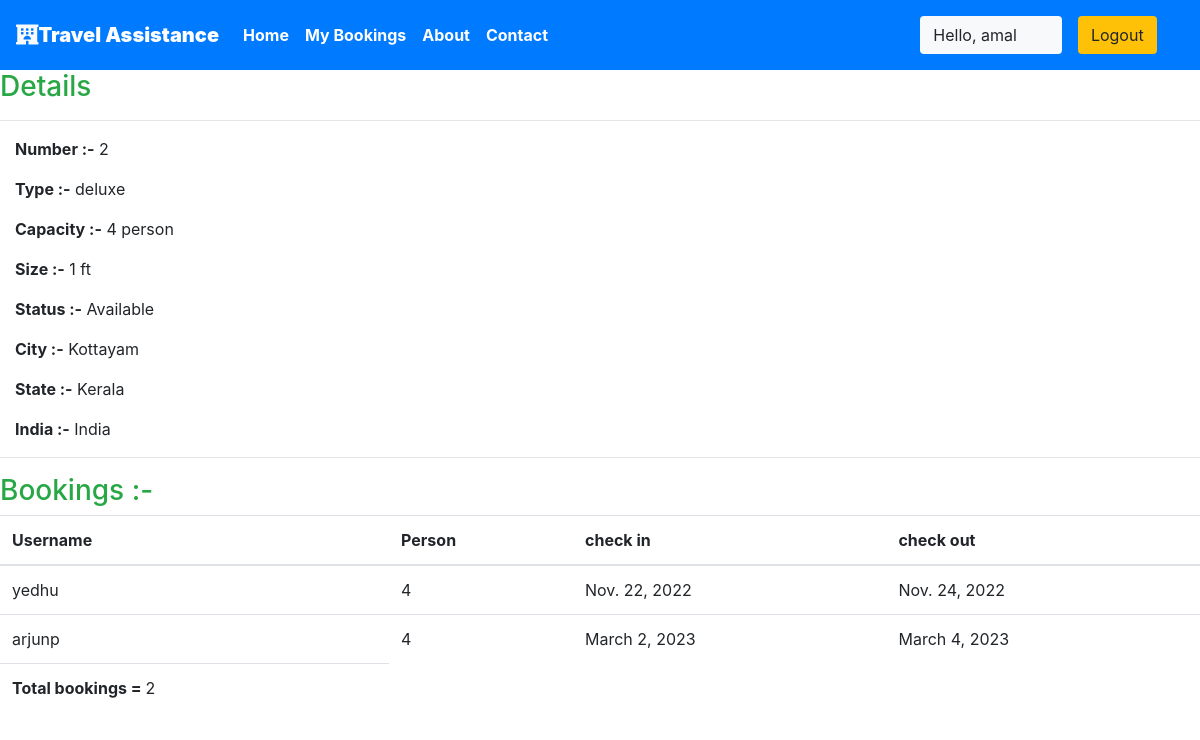
/staff/panel/view-room?roomid=10 (signed in), run on the app's committed database.
### krishna/models.py (models this page shows, shortened)
class Rooms(models.Model):
    ROOM_STATUS = (
    ("1", "available"),
    ("2", "not available"),
    )
    ROOM_TYPE = (
    ("1", "premium"),
    ("2", "deluxe"),
    ("3","basic"),
    )
    room_type = models.CharField(max_length=50,choices = ROOM_TYPE)
    capacity = models.IntegerField()
    price = models.IntegerField()
    size = models.IntegerField()
    hotel = models.ForeignKey(Hotels, on_delete = models.CASCADE)
    status = models.CharField(choices =ROOM_STATUS,max_length = 15)
    roomnumber = models.IntegerField()

class Hotels(models.Model):
    name = models.CharField(max_length=30)
    owner = models.CharField(max_length=20)
    location = models.CharField(max_length=50)
    state = models.CharField(max_length=50,default="Kerala")
    country = models.CharField(max_length=50,default="India")

class Reservation(models.Model):
    check_in = models.DateField(auto_now =False)
    check_out = models.DateField()
    room = models.ForeignKey(Rooms, on_delete = models.CASCADE)
    guest = models.ForeignKey(User, on_delete= models.CASCADE)
    booking_id = models.CharField(max_length=100,default="null")

### krishna/views.py (the view)
# urls.py: path('staff/panel/view-room', views.view_room),
@login_required(login_url='/staff')
def view_room(request):
    room_id = request.GET['roomid']
    room = Rooms.objects.all().get(id=room_id)
    reservation = Reservation.objects.all().filter(room=room)
    return HttpResponse(render(request,'staff/viewroom.html',{'room':room,'reservations':reservation}))

### templates/staff/viewroom.html
 {% extends 'basic.html' %} {% block title %}View Room {% endblock title %} {% block body %}
<h3 class="text-success"> Details</h3>
<hr>
<div class="container mx-0 ">
    <p><b>Number :-</b> {{room.roomnumber}}</p>
    <p><b>Type :-</b> {{room.get_room_type_display}}</p>
    <p><b>Capacity :-</b> {{room.capacity}} person</p>
    <p><b>Size :-</b> {{room.size}} ft</p>
    <p><b>Status :-</b> {{room.get_status_display| capfirst}} </p>
    <p><b>City :-</b> {{room.hotel.location| capfirst}} </p>
    <p><b>State :-</b> {{room.hotel.state| capfirst}} </p>
    <p><b>India :-</b> {{room.hotel.country| capfirst}} </p>
</div>
<hr> {% if reservations %}
<h3 class="text-success">Bookings :-</h3>
<table class="table">
    <thead>
        <th>Username</th>
        <th>Person</th>
        <th>check in</th>
        <th>check out</th>
    </thead>
    {% for each_detail in reservations %}
    <tr>
        <td>{{each_detail.guest.username}}</td>
        <td>{{each_detail.room.capacity}}</td>
        <td>{{each_detail.check_in}}</td>
        <td>{{each_detail.check_out}}</td>
    </tr>
    {% endfor %}
    <tr>
        <td><b>Total bookings = </b>{{reservations | length}}</td>
    </tr>
</table>
{% else %}
<p>No details found</p>
{% endif %} {% endblock body %}

### templates/basic.html (shortened to what this page needs)
{% load static %}
<!DOCTYPE html>
<!DOCTYPE html>
<html lang="en">
<head>
    <link rel="stylesheet" href="https://use.fontawesome.com/releases/v5.7.0/css/all.css">
    <link rel="stylesheet" href="{% static 'bootstrap\bootstrap.css' %}">
    <link rel="stylesheet" href="https://maxcdn.bootstrapcdn.com/bootstrap/4.5.0/css/bootstrap.min.css" >
</head>
<body style="dbackground-image: url('https://source.unsplash.com/random');height: 100%;">
    <div class="container-fluid px-0">
        <nav class="navbar navbar-expand-lg navbar-dark bg-primary font-weight-bold">
            <a class="navbar-brand text-bold bg-primary" href="/"><i class="fas fa-hotel text-light"></i><b>Travel Assistance</b></a>
            <div class="collapse navbar-collapse " id="navbarSupportedContent">
                <ul class="navbar-nav mr-auto ">
                    <li class="nav-item active">
                        <a class="nav-link text-bold " href="/home"> Home</a>
                    </li>
                    {% if user.is_staff %}
                    <li class="nav-item active">
                        <a class="nav-link text-bold" href="/staff/panel">Dashboard </a>
                    </li>
                    {% elif user.is_staff == False and user.is_authenticated %}
                    <li class="nav-item active">
                            <a class="nav-link text-bold" href="/user/bookings">My Bookings </a>
                        </li>
                    {% endif %}
                    <li class="nav-item active">
                        <a class="nav-link text-bold" href="/about">About</a>
                    </li>
                    <li class="nav-item active">
                        <a class="nav-link text-bold" href="/contact">Contact </a>
                    </li>
                </ul>
                {% if user.is_authenticated %}
                      <button class="btn btn-group bg-light" data-toggle="modal" data-target="#forlogin">
                       Hello, {{request.user}}
                       <a href="/logout" class="nav-link">
                    <button class="btn btn-group bg-warning" data-toggle="modal" data-target="#forlogin">
                        Logout
                    </button></a>&nbsp; &nbsp;
                    </button>
                {% endif %}
            </div>
        </nav>
    </div>
    {% block body %}
    {% endblock body %}
</body>
</html>

### templates/basic.html (style rules this page uses)
a { text-decoration: none; }

### data on the page
Rooms: roomnumber "2", room_type "deluxe", capacity "4", size "1", status "Available", hotel.location "Kottayam", hotel.state "Kerala", hotel.country "India"
Reservation: guest.username "yedhu", room.capacity "4", check_in "Nov. 22, 2022", check_out "Nov. 24, 2022"
Reservation: guest.username "arjunp", room.capacity "4", check_in "March 2, 2023", check_out "March 4, 2023"

### other printed values
{{ request.user }} "amal"
{{ reservations | length }} "2"
